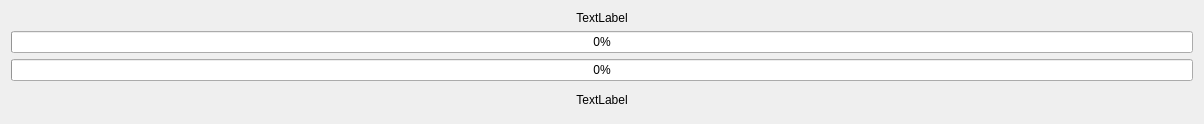
<?xml version="1.0" encoding="UTF-8"?>
<ui version="4.0">
 <class>ProgressBarDialog</class>
 <widget class="QDialog" name="ProgressBarDialog">
  <property name="geometry">
   <rect>
    <x>0</x>
    <y>0</y>
    <width>1204</width>
    <height>124</height>
   </rect>
  </property>
  <property name="sizePolicy">
   <sizepolicy hsizetype="Expanding" vsizetype="Expanding">
    <horstretch>0</horstretch>
    <verstretch>0</verstretch>
   </sizepolicy>
  </property>
  <property name="maximumSize">
   <size>
    <width>16777215</width>
    <height>16777215</height>
   </size>
  </property>
  <property name="windowTitle">
   <string>ProgressBarDialog</string>
  </property>
  <layout class="QVBoxLayout" name="verticalLayout">
   <item>
    <widget class="QLabel" name="progressLabel">
     <property name="sizePolicy">
      <sizepolicy hsizetype="Preferred" vsizetype="Maximum">
       <horstretch>0</horstretch>
       <verstretch>0</verstretch>
      </sizepolicy>
     </property>
     <property name="text">
      <string>TextLabel</string>
     </property>
     <property name="alignment">
      <set>Qt::AlignCenter</set>
     </property>
    </widget>
   </item>
   <item>
    <widget class="QProgressBar" name="progressBar">
     <property name="value">
      <number>0</number>
     </property>
    </widget>
   </item>
   <item>
    <widget class="QProgressBar" name="subProgressBar">
     <property name="value">
      <number>0</number>
     </property>
    </widget>
   </item>
   <item>
    <widget class="QLabel" name="subProgressLabel">
     <property name="sizePolicy">
      <sizepolicy hsizetype="Preferred" vsizetype="Preferred">
       <horstretch>0</horstretch>
       <verstretch>0</verstretch>
      </sizepolicy>
     </property>
     <property name="maximumSize">
      <size>
       <width>16777215</width>
       <height>16777215</height>
      </size>
     </property>
     <property name="layoutDirection">
      <enum>Qt::LeftToRight</enum>
     </property>
     <property name="text">
      <string>TextLabel</string>
     </property>
     <property name="alignment">
      <set>Qt::AlignCenter</set>
     </property>
     <property name="wordWrap">
      <bool>false</bool>
     </property>
    </widget>
   </item>
  </layout>
 </widget>
 <resources/>
 <connections/>
</ui>
